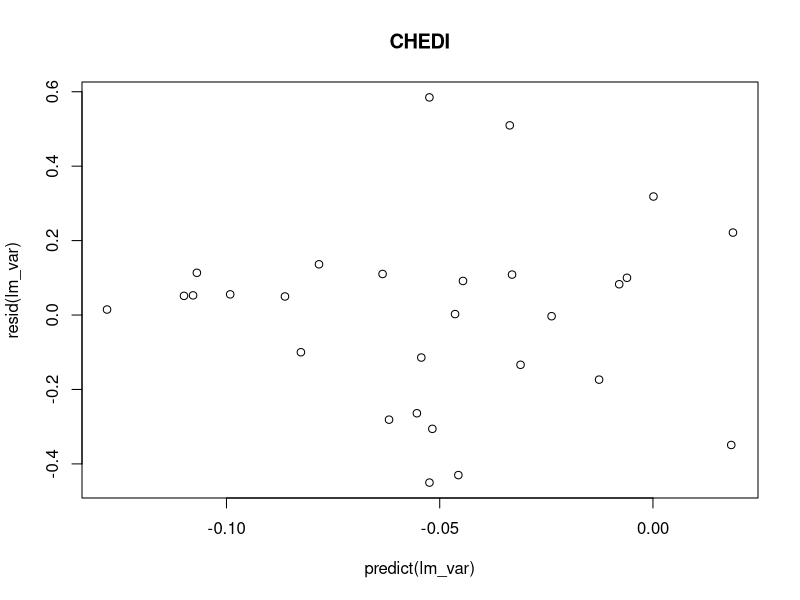
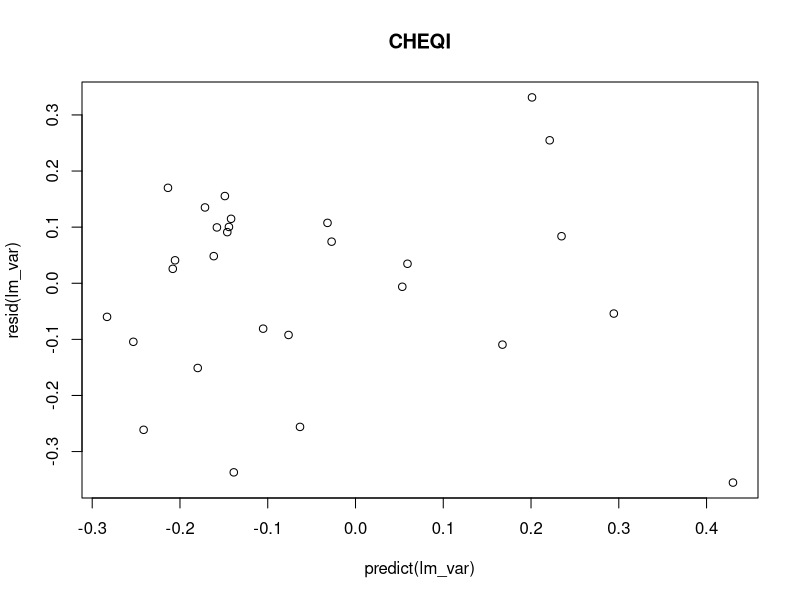
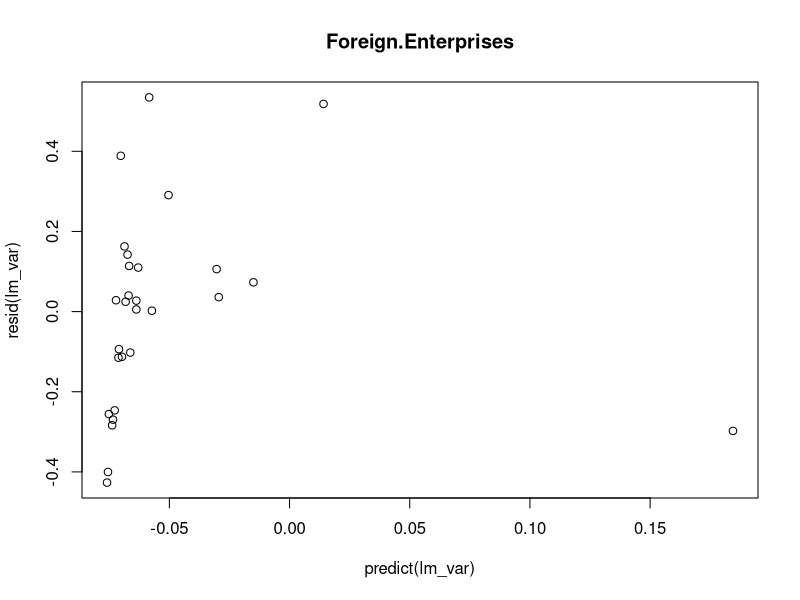
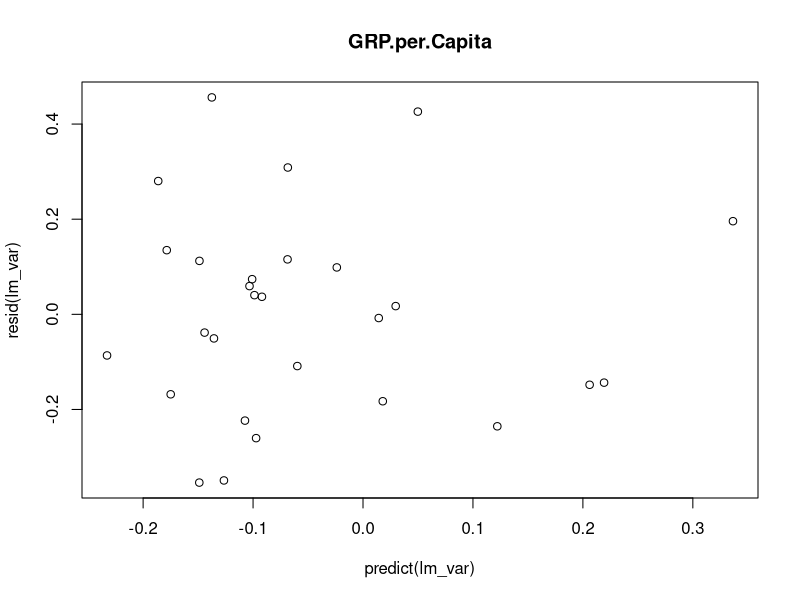
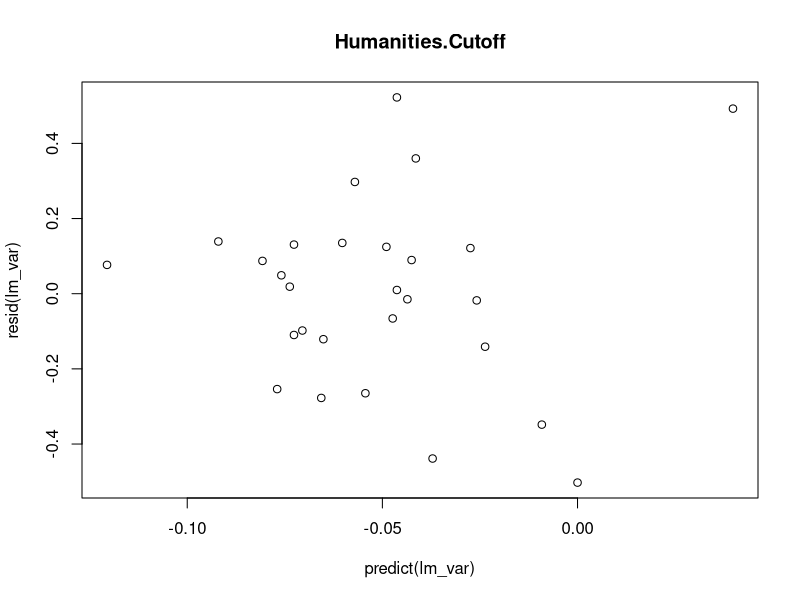
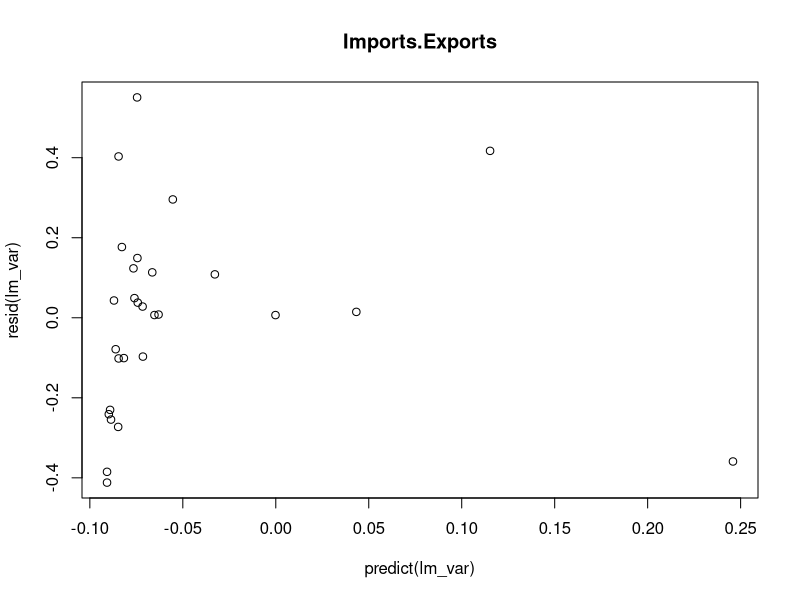
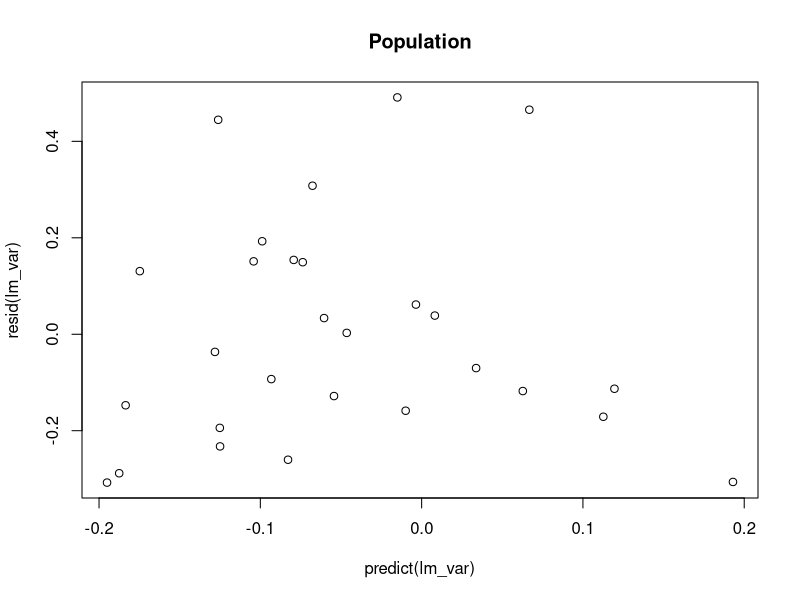
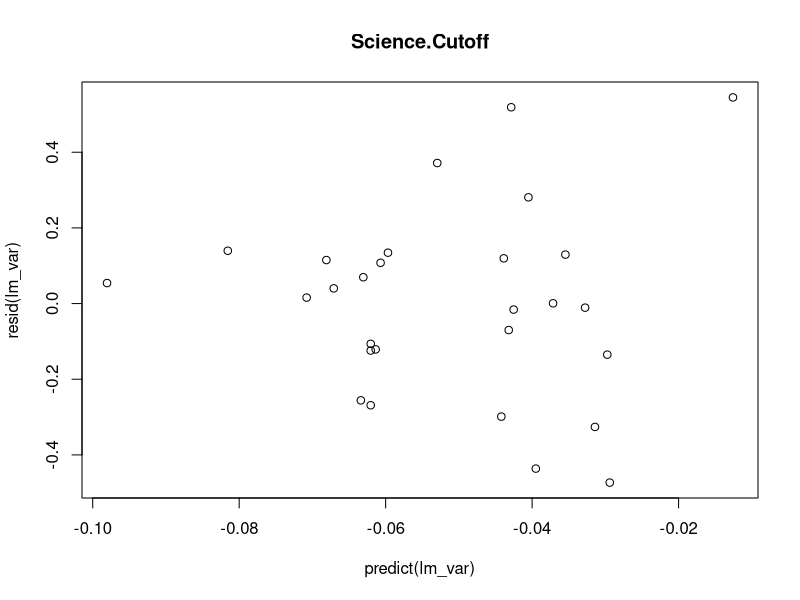

Here is the R script that generated these plots, in order:
library(car)
all <- read.csv("Dataframes/All Data.csv")
outliers = c("Beijing","Tianjin","Shanghai")
allo <- all[!(all$Region %in% outliers),]
outs <- all[all$Region %in% outliers,]
exclude = c("Region","Scaled.Inflow","CHEI","Relative.GRP","Inflow","Senior.Graduates","UG.Enrollment","Undergraduate.Institutions","Testtakers","GRP")
vars <- colnames(all)
vars <- vars[!(vars %in% exclude)]
formula <- as.formula(paste("(Scaled.Inflow-min(Scaled.Inflow)) ~ ",paste(vars,collapse="+")))




rownames(all) <- all$Region
rownames(allo) <- allo$Region
rownames(outs) <- outs$Region
all$Region <- NULL
allo$Region <- NULL
outs$Region <- NULL


lm_all <- lm(formula,data=all)
summary(lm_all)
vif(lm_all)

lm_allo <- lm(formula,data = allo)
summary(lm_allo)
vif(lm_allo)

corr <- function(var, data,graph=FALSE){
  lm_var <- lm(as.formula(paste("Scaled.Inflow ~ ",var)), data = data)
  if(graph){
    plot(predict(lm_var),resid(lm_var),main=var)
  }
  return(summary(lm_var)$r.squared)
}

corrw = c()
for (v in vars){
  corrw <- c(corrw,corr(v,all))
}

corro = c()
for (v in vars){
  corro <- c(corro,corr(v,allo,graph=TRUE))
}

corrout = c()
for (v in vars){
  corrout <- c(corrout,corr(v,outs))
}


single_correlations_with <- data.frame(Indicator = vars,R2.With.Outliers = corrw)
single_correlations_without <- data.frame(Indicator = vars,R2.Without.Outliers = corro)
single_correlations_with[order(single_correlations_with$R2.With.Outliers,decreasing=TRUE),]
single_correlations_without[order(single_correlations_without$R2.Without.Outliers,decreasing=TRUE),]


# outliers <- data.frame(Indicator = vars, R2 = corrout)
# outliers
# 
# corr_mat <- cor(all)
# corr_mat
# corr_mato <- cor(allo)
# corr_mato